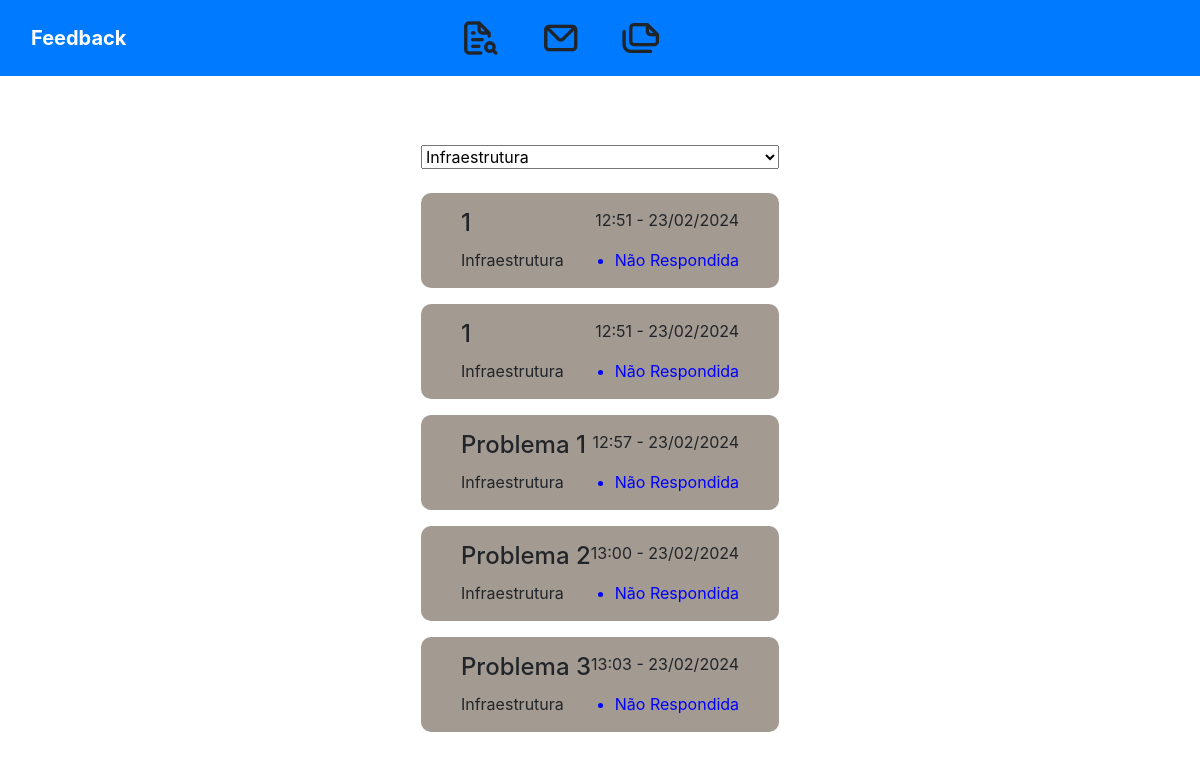
/ver_form/2/, run on an earlier commit of the app's database.
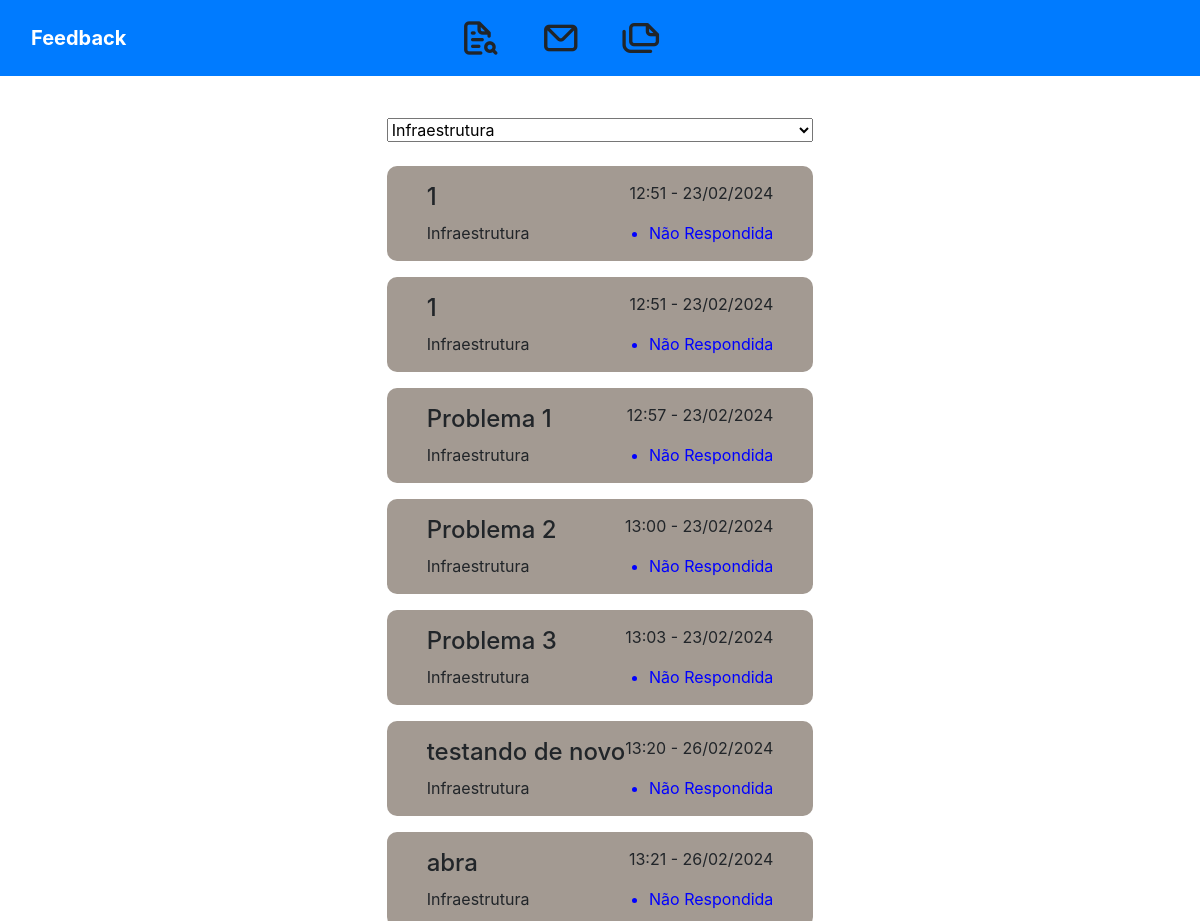
And on a later commit of the database.
### feedback/models.py (models this page shows, shortened)
class feedback(models.Model):
    titulo = models.CharField(max_length=255, null=True, verbose_name="Título")
    area = models.ForeignKey(area, on_delete=models.DO_NOTHING)
    local = models.ForeignKey(local, on_delete=models.DO_NOTHING)
    descricao = models.TextField(max_length=255, null=True)
    status = models.ForeignKey(status, on_delete=models.DO_NOTHING)
    datahora = models.DateTimeField(null=True, auto_now_add=True)
    class Meta:
        verbose_name = _("Feedback")
        verbose_name_plural = _("Feedbacks")

class area(models.Model):
    area = models.CharField(max_length=20)
    class Meta:
        verbose_name = _("Área")
        verbose_name_plural = _("Áreas")
    def __str__(self):
        return str(self.area)

class status(models.Model):
    status = models.CharField(max_length=20)
    class Meta:
        verbose_name = _("Status")
        verbose_name_plural = _("Status")
    def __str__(self):
        return str(self.status)

### feedback/views.py (the view)
# urls.py: path('ver_form/<int:cod>/', ver_form, name="ver_form"),
def ver_form(request, cod):
    u_questionario = questionario.objects.get()
    if cod == 0:
        mails = feedback.objects.all()
    else:
        mails = feedback.objects.filter(area = cod)
    quests = questao.objects.filter(questionario_id=u_questionario)
    areas = area.objects.all()
    locais = local.objects.all()
    return render(
        request,
        "pagina2.html",
        {'u_questionario': u_questionario,
         'quests': quests,
         'areas': areas,
         'locais': locais,
         'mails': mails}
    )

### feedback/templates/pagina2.html (shortened to what this page needs)
<!DOCTYPE html>
<html lang="pt-br">
{% load static %}
<head>
    <link href="https://cdn.jsdelivr.net/npm/bootstrap@5.3.1/dist/css/bootstrap.min.css" rel="stylesheet"
>
    <link rel="stylesheet" href="https://maxcdn.bootstrapcdn.com/bootstrap/4.0.0/css/bootstrap.min.css">
    <link rel="stylesheet" href="{% static 'styles_feedback.css' %}">
    <link rel="stylesheet" href="https://unicons.iconscout.com/release/v4.0.0/css/line.css">
</head>
<body class="bg-gradient">
    <nav class="navbar navbar-expand-md navbar-dark bg-primary">
    <div class="container-fluid">
        <a class="navbar-brand me-0 me-md-auto fw-bold" href="#">
            Feedback
        </a>
        <div class="collapse navbar-collapse" id="navbarCollapse">
            <ul class="navbar-nav mx-auto">
                <li class="nav-item">
                    <a onclick="showSection('feedback')"><i class="uil uil-file-search-alt"></i></a>
                </li>
                <li class="nav-item">
                    <a onclick="showSection('mail')"><i class="uil uil-envelope"></i></a>
                </li>
                <li class="nav-item">
                    <a id="loadData" onclick="showSection('historic')"><i class="uil uil-copy-landscape"></i></a>
                </li>
            </ul>
            <div class="col-12 col-md-2 text-md-end">
            </div>
        </div>
    </div>
</nav>
    <main class="d-flex">
            <section id='mail' class="gap-4">
                <select name="area" id="areaId" onchange="myFunction()">
                    {% for area in areas %}
                        <option value="{{ area.id }}">{{ area.area }}</option>
                    {% endfor %}
                </select>
                    {% if mails %}
                        <div id="feedback-list" class="gap-3">
                            {% for mail in mails %}
                            <div class="d-flex flex-column card2">
                                <div class="h d-flex justify-content-between">
                                    <h4>{{ mail.titulo }}</h4>
                                    <p>{{ mail.datahora|time:'H:i' }} - {{ mail.datahora|date:'d/m/Y' }}</p>
                                </div>
                                <div class="b d-flex justify-content-between">
                                    <p>{{ mail.area }}</p>
                                    <ul>
                                        <li class="status">{{ mail.status }}</li>
                                    </ul>
                                </div>
                            </div>
                            {% endfor %}
                        </div>
                    {% else %}
                            <h1>Você ainda não recebeu nenhum feedback</h1>
                        </div>
                    {% endif %}
                </section>
    </main>
</body>
</html>

What changed in the data, as far as the page shows it:
added feedback: titulo "testando de novo", datahora "13:20", datahora "26/02/2024", area "Infraestrutura", status "Não Respondida"
added feedback: titulo "abra", datahora "13:21", datahora "26/02/2024", area "Infraestrutura", status "Não Respondida"
